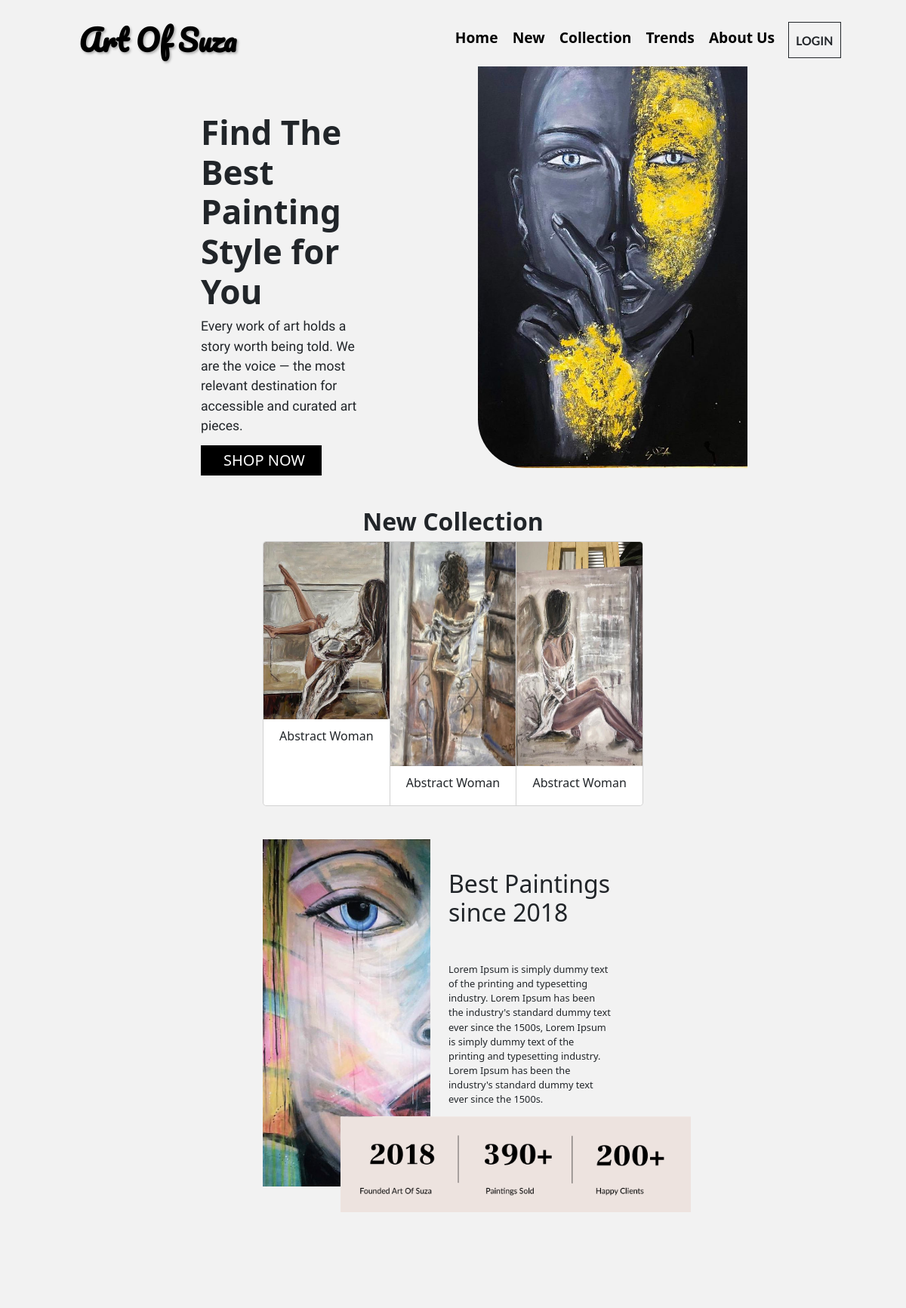
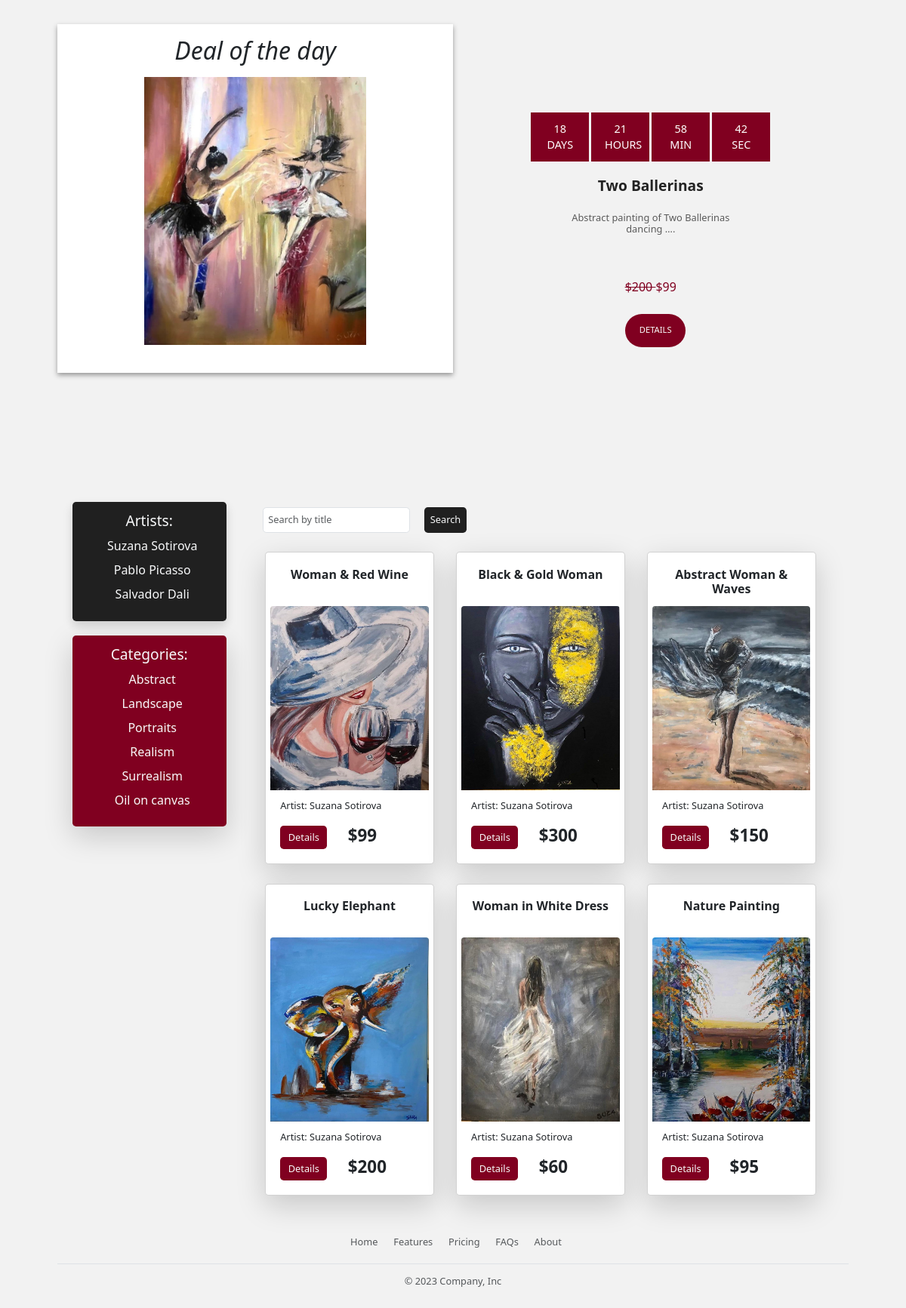
The page / on the database its author committed (2 pictures, top to bottom).
### ArtApp/models.py (models this page shows, shortened)
class Artist(models.Model):
    name=models.CharField(max_length=100)
    surname=models.CharField(max_length=100)

class Category(models.Model):
    name=models.CharField(max_length=100)

class ArtPiece(models.Model):
    title=models.CharField(max_length=100)
    price=models.IntegerField()
    description=models.TextField()
    width=models.IntegerField()
    height=models.IntegerField()
    available_pieces=models.IntegerField()
    artist=models.ForeignKey(Artist, on_delete=models.CASCADE)
    category=models.ForeignKey(Category, on_delete=models.CASCADE)
    image=models.ImageField(upload_to="paintings")

### ArtApp/views.py (the view)
# urls.py: path('', index),
def index(request):
    art=ArtPiece.objects.all()[:6]
    artists=Artist.objects.all()[:6]
    categories=Category.objects.all()[:6]
    context={"arts": art, "artists": artists, "categories": categories}
    return render(request, "index.html", context)

### ArtApp/templates/index.html (shortened to what this page needs)
{% extends 'nav.html' %}
{% block content %}
<head>
</head>
<div class="headerContainer">
    <div class="textContainer">
        <div id="text">
        <h1><b style="font-size: 55px;">Find The Best Painting Style for You</b></h1>
        <p style="font-family: 'Frank Ruhl Libre';font-size: 22px;">Every work of art holds a story worth being told. We are the voice — the most relevant destination for accessible and curated art pieces.</p>
        <div id="buttonDiv" style="
        height: 50px;
        background-color: black;
        width: 200px;"><a href="#collection">SHOP NOW</a></div>
        </div>
    </div>
    <div class="pictureContainer">
    </div>
</div>
<div class="secondContainer" id="new">
    <h1><b>New Collection</b></h1>
    <div class="card-group">
        <div class="card">
          <img src="../data/11.jpg" class="card-img-top" alt="...">
          <div class="card-body">
            <h5 class="card-title">Abstract Woman</h5>
              </div>
        </div>
        <div class="card">
          <img src="../data/4.jpg" style="height:372px!important;" class="card-img-top" alt="...">
          <div class="card-body">
            <h5 class="card-title">Abstract Woman</h5>
             </div>
        </div>
        <div class="card">
          <img src="../data/16.jpg" style="height:372px!important;" class="card-img-top" alt="...">
          <div class="card-body">
            <h5 class="card-title">Abstract Woman</h5>
              </div>
        </div>
      </div>
    <div class="bestPainting" id="trends">
        <div class="bestImage"></div>
        <div class="bestText">
            <h1>Best Paintings since 2018</h1>
            <p>Lorem Ipsum is simply dummy text of the printing and typesetting industry. Lorem Ipsum has been the industry's standard dummy text ever since the 1500s, Lorem Ipsum is simply dummy text of the printing and typesetting industry. Lorem Ipsum has been the industry's standard dummy text ever since the 1500s.</p>
            <img src="../data/pic.png" alt="...">
        </div>
    </div>
</div>
<div class="dealOfTheDay" style="height: 100%;">
    <div class="bg mt-5" style="height: 100%;">
        <div class="bg-product mt-5">
          <div class="container product">
            <div class="row">
              <div id="sliderproduct" class="carousel slide " data-ride="carousel" data-interval="10000">
                <div class="carousel-inner" role="listbox" data-interval="10000000">
                  <div class="carousel-item active">
                    <div class="container text-center">
                      <div class="row">
                        <div class="col-sm-6 image">
                          <div class="item">
                            <h1><i>Deal of the day</i></h1>
                            <img class="img-fluid" src="../data/28.jpg" alt="">
                          </div>
                        </div>
                        <div class="col-sm-6">
                          <div class="top d-flex justify-content-center" id="demo">
                          </div>
                          <div class="details">
                            <h2 class="cr3">Two Ballerinas</h2>
                            <p class="cr4">Abstract painting of Two Ballerinas <br> dancing ….</p>
                            <div class="rating">
                              <i class="fa fa-star"></i>
                              <i class="fa fa-star"></i>
                              <i class="fa fa-star"></i>
                              <i class="fa fa-star"></i>
                              <i class="fa fa-star"></i>
                            </div>
                            <p class="cr1"><s>$200 </s> $99</s></p>
                            <a href="{% url 'art_details' 20 %}" class="btn text-light  ms-3 mb-3 " style="background-color: #800020FF">Details</a>
                      </div>
                    </div>
                  </div>
                </div>
              </div>
        </div>
      </div>
      </div>
      </div>
      </div>
    </div>
</div>
<div>
<div class="container w-100 align-top" id="collection">
<div class="row w-100">
    <div class="col-md-3 d-inline-block mt-3 justify-content-center align-top">
        <div style="background-color: #000000de" class="text-light rounded shadow m-4 text-center p-3">
            <h4 class="mb-3">Artists:</h4>
            {% for a in artists %}
                <h5 class="mb-3 "><a class="text-decoration-none text-light"  href="{% url 'filter_arts' %}?author={{ a.id }}"> {{ a.name }} {{ a.surname }}</a></h5>
            {% endfor %}
        </div>
        <div style="background-color: #800020FF;"  class="text-light  align-items-center justify-content-center rounded shadow-lg m-4 text-center p-3">
            <h4 class="mb-3">Categories:</h4>
            {% for c in categories %}
                <h5 class="mb-3">  <a class="text-decoration-none text-light"  href="{% url 'filter_arts' %}?category={{ c.id }}">{{ c.name }} </a></h5>
            {% endfor %}
        </div>
    </div>
    <div class="d-inline-block col-md-9 mt-5">
    <form action="{% url 'search_arts' %}" method="GET" class="row mb-3" style="width: 100%;margin: auto;">
        <div class="col-6">
 <input type="text" name="search_term" class="form-control p-2 search" value="{{ search_term }}" placeholder="Search by title">
        </div>
        <div class="col-3">
            <button type="submit" class="btn p-2 text-light" style="background-color: #000000de">Search</button>
        </div>
    </form>
        {% for b in arts %}
            <div class="card d-inline-block shadow-lg m-3 p-2" style="width: 17.5rem;">
            <div style="height: 4rem" class="align-center text-center" >
                <h5 class="card-title align-self-center text-center fw-bold m-3">{{ b.title }}</h5>
                </div>
                <img src="{{ MEDIA_URL }}{{ b.image.url }}" class="card-img-top" width="100%" height="305rem" alt="...">
                  <div class="card-body">
                    <h6>Artist: <span>{{ b.artist.name }} {{ b.artist.surname }}</span></h6>
                </div>
                <div class="row">
                    <div class="col-6">
                        <a href="{% url 'art_details' b.id %}" class="btn text-light  ms-3 mb-3 " style="background-color: #800020FF">Details</a>
                        </div>
                <div class="d-inline-block justify-content-end col-6">
                <h3 class="fw-bold ms-5 d-inline-block w-auto ">${{ b.price }}</h3>
                </div>
</div>
            </div>
        {% endfor %}
    </div>
</div>
</div>
</div>
{% endblock %}

### ArtApp/templates/nav.html (shortened to what this page needs)
<!DOCTYPE html>
<html lang="en">
<head>
    <link rel="stylesheet" href="https://cdnjs.cloudflare.com/ajax/libs/owl-carousel/1.3.3/owl.carousel.min.css">
<link rel="stylesheet" href="https://cdnjs.cloudflare.com/ajax/libs/owl-carousel/1.3.3/owl.theme.min.css">
<link rel="stylesheet" href="https://cdnjs.cloudflare.com/ajax/libs/owl-carousel/1.3.3/owl.transitions.css">
    <link href="https://cdn.jsdelivr.net/npm/bootstrap@5.3.0/dist/css/bootstrap.min.css" rel="stylesheet"
>
    <link rel="stylesheet" href="https://cdn.jsdelivr.net/npm/bootstrap-icons@1.5.0/font/bootstrap-icons.css">
</head>
<body style="background-color: #ffffff7a">
<div class="container">
    <nav class="navbar navbar-expand-lg">
        <div class="container-fluid">
            <div class="d-inline-block  btn rounded-0  text-center justify-content-center">
                <a class="text-center text-decoration-none h4 logo" style=" color: #800020FF" href="/" style="font-family: 'Pacifico'">Art Of Suza</a>
            </div>
            <div class="collapse navbar-collapse justify-content-end text-dark" id="navbarNavAltMarkup">
                <div class="navbar-nav">
                    <h4><a class="nav-link text-color  fw-bold h3 m-1 rounded text-outline"
                           href="/">Home</a></h4>
                           <h4><a class="nav-link text-color  fw-bold h3 m-1 rounded text-outline"
                            href="#new">New</a></h4>
                    <h4><a class="nav-link text-color  fw-bold h3 m-1 rounded text-outline"
                           href="#collection">Collection</a></h4>
                    <h4><a class="nav-link text-color  fw-bold h3 m-1 rounded text-outline"
                           href="#trends">Trends</a></h4>
                    {% if user.is_authenticated %}
                        <a href="/cart" type="button" class="btn btn-dark style="--bs-btn-border-radius: 0">
                            <svg xmlns="http://www.w3.org/2000/svg" width="40" height="50" fill="currentColor" class="bi bi-cart" viewBox="0 0 16 16">
              <path d="M0 1.5A.5.5 0 0 1 .5 1H2a.5.5 0 0 1 .485.379L2.89 3H14.5a.5.5 0 0 1 .491.592l-1.5 8A.5.5 0 0 1 13 12H4a.5.5 0 0 1-.491-.408L2.01 3.607 1.61 2H.5a.5.5 0 0 1-.5-.5zM3.102 4l1.313 7h8.17l1.313-7H3.102zM5 12a2 2 0 1 0 0 4 2 2 0 0 0 0-4zm7 0a2 2 0 1 0 0 4 2 2 0 0 0 0-4zm-7 1a1 1 0 1 1 0 2 1 1 0 0 1 0-2zm7 0a1 1 0 1 1 0 2 1 1 0 0 1 0-2z"></path>
            </svg>
        </a>
                    {% else %}
                        <h4><a class="nav-link m-1 fw-bold text-color h3 text-outline" href="#">About Us</a></h4>
                    {% endif %}
                    {% if user.is_authenticated %}
                               <a href="{% url 'logout' %}" type="button" class="btn btn-outline-dark" style="font-family: 'Lato';font-size: 20px; font-weight:bold; padding-top: 15px; --bs-btn-border-radius: 0;">LOGOUT</a>
                    {% else %}
                               <a href="/login" type="button" class="btn btn-outline-dark" style="font-family: 'Lato';font-size: 20px; font-weight:bold; padding-top: 15px;--bs-btn-border-radius: 0;">LOGIN</a>
                    {% endif %}
                </div>
            </div>
        </div>
    </nav>
</div>
{% block content %}
{% endblock %}
<div class="container" >
    <footer class="py-3 my-4">
      <ul class="nav justify-content-center border-bottom pb-3 mb-3">
        <li class="nav-item"><a href="#" class="nav-link px-2 text-body-secondary">Home</a></li>
        <li class="nav-item"><a href="#" class="nav-link px-2 text-body-secondary">Features</a></li>
        <li class="nav-item"><a href="#" class="nav-link px-2 text-body-secondary">Pricing</a></li>
        <li class="nav-item"><a href="#" class="nav-link px-2 text-body-secondary">FAQs</a></li>
        <li class="nav-item"><a href="#" class="nav-link px-2 text-body-secondary">About</a></li>
      </ul>
      <p class="text-center text-body-secondary">© 2023 Company, Inc</p>
    </footer>
  </div>
</body>

### ArtApp/templates/nav.html (style rules this page uses)
html { zoom: 80%; }
body::before { content: ""; position: fixed; top: 0; left: 0; width: 100%; height: 100%; background-color: rgba(0, 0, 0, 0.05); z-index: -1; pointer-events: none; }
a { margin-left: 10px; }
.text-color { color: black; }
.logo { font-family: 'Pacifico'; font-size: 48px; font-weight: bold; color: black!important; text-shadow: 2px 2px 4px rgba(0, 0, 0, 0.3); }
nav { padding-top: 30px!important; }

### ArtApp/templates/index.html (style rules this page uses)
.headerContainer { width: 65%; height: 700px; display: flex; margin: auto; }
.secondContainer { width: 60%; height: 1300px; margin: auto; text-align: center; padding-top: 30px; font-family: 'Frank Ruhl Libre'; }
.textContainer { width: 60%; padding-top: 70px; padding-left: 70px; }
.textContainer div { width: 200px; padding-top: 6px; }
.textContainer div a { text-decoration: none; text-transform: uppercase; font-size: 25px; text-align: center; color: white; padding-top: 5px; }
.pictureContainer { text-align: right; background: url('../data/357641582_3455289418063759_3343450379816320587_n.jpg'); background-size: cover; width: 500px; height:665px; border-radius: 0px 0px 0px 80px; }
#text { width:60%; }
#buttonDiv { text-align: center; }
.card-group { width: 70%; margin: auto; }
.bestPainting { padding-top: 55px; width: 70%; display: flex; margin: auto; }
.bestImage { background: url('../data/26.jpg'); background-size: cover; width: 75%; height:575px; border-radius: 0px 0px 80px 0px; }
.bestText { width: 600px; }
.bestText h1, .bestText p { width: 300px; text-align: left; padding-top: 50px; padding-left: 30px; }
.bestText img { width: 580px; position: absolute; margin-left: -325px; }
.col-6 { width: 28%!important; }
:root { --cr1:#F36E45; --cr2:#fff; --cr3:#000000da; --cr4:#000000a1; --cr5:#BEB4B1; --fs1:34px; --fs2:24px; --fs3:20px; --fs4:16px; --fs5:14px; }
body { background: #e5e5e5; }
.cr1 { color: var(--cr1); }
.cr3 { color: var(--cr3); }
.cr4 { color: var(--cr4); }
* { padding: 0px;margin: 0px;box-sizing: border-box;font-family: segoe ui }
body,html { width:100%;height:100%; }
[class*="container"] { max-width: 1333px !important; }
#sliderproduct { width: 100%; }
#sliderproduct .carousel-inner { overflow: visible; }
#sliderproduct .col-sm-6.image { background: #fff; box-shadow: 0px 4px 8px 0px #959595; position: relative; }
.item { padding: 20px 20px 40px 20px; }
.col-sm-6.image .item img.img-fluid { width: 367px; }
.col-sm-6.image h1 { margin-bottom: 20px; }
#sliderproduct p.cr1 { font-size: 20px; font-weight: 500; margin-bottom: 30px; color: #800020FF!important; }
#sliderproduct .col-sm-6:last-child { padding-top: 146px; padding-bottom: 27px; }
#sliderproduct .details .fa { color: #e0794f; padding: 0px 3px; }
#sliderproduct .rating { margin: 23px 0px; }
#sliderproduct .details .btn { text-transform: uppercase; font-weight: 400; padding: 16px 22px; background: #800020FF!important; color: #fff; border-radius: 81px; font-size: 14px; display: inline-block; }
#sliderproduct .details h2 { margin: 25px 0px 30px 0px; font-size: 24px; font-weight: 700; }
#sliderproduct .details p.cr4 { font-weight: 500; font-size: 16px; line-height: 19px; margin-bottom: 0px; }
#sliderproduct .carousel-item { transition: 0.4s; }
.bg { height: 570px; overflow: hidden; }

### rows shown on the page
Artist: name "Suzana", surname "Sotirova"
Artist: name "Pablo", surname "Picasso"
Artist: name "Salvador", surname "Dali"
Category: name "Abstract"
Category: name "Landscape"
Category: name "Portraits"
Category: name "Realism"
Category: name "Surrealism"
Category: name "Oil on canvas"
ArtPiece: title "Woman & Red Wine", image (picture), artist.name "Suzana", artist.surname "Sotirova", price "99"
ArtPiece: title "Black & Gold Woman", image (picture), artist.name "Suzana", artist.surname "Sotirova", price "300"
ArtPiece: title "Abstract Woman & Waves", image (picture), artist.name "Suzana", artist.surname "Sotirova", price "150"
ArtPiece: title "Lucky Elephant", image (picture), artist.name "Suzana", artist.surname "Sotirova", price "200"
ArtPiece: title "Woman in White Dress", image (picture), artist.name "Suzana", artist.surname "Sotirova", price "60"
ArtPiece: title "Nature Painting", image (picture), artist.name "Suzana", artist.surname "Sotirova", price "95"
